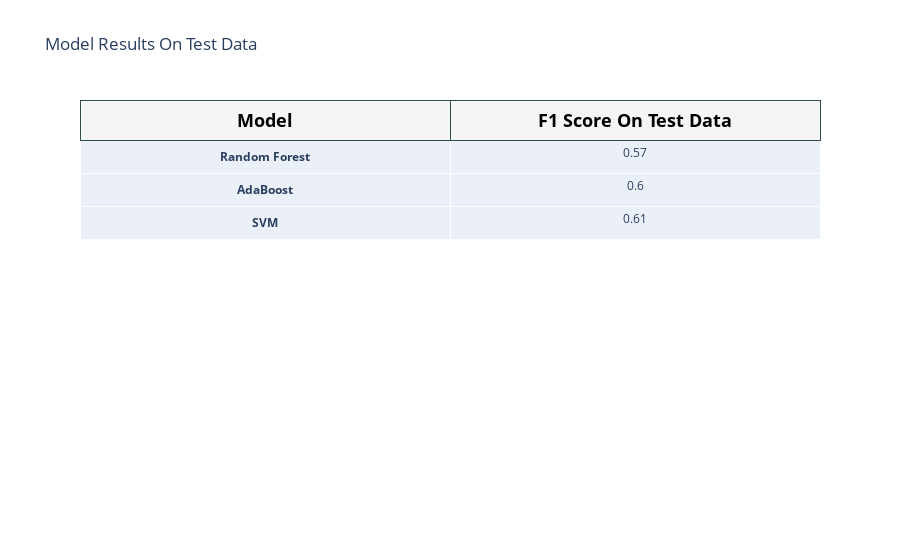

The cell this chart's notebook holds for it:
### Code cell
fig = go.Figure(data=[go.Table(header=dict(values=['<b>Model<b>', '<b>F1 Score On Test Data<b>'],
                                           line_color='darkslategray',
    fill_color='whitesmoke',
    align=['center','center'],
    font=dict(color='black', size=18),
    height=40),
                               
                 cells=dict(values=[['<b>Random Forest<b>', '<b>AdaBoost<b>','<b>SVM<b>'], [np.round(f1(rf_prediction,y_test),2), 
                                                                          np.round(f1(ada_prediction,y_test),2),
                                                                          np.round(f1(svm_prediction,y_test),2)]]))
                     ])

fig.update_layout(title='Model Results On Test Data')
fig.show()

### Figure 1 — Plotly figure (JSON) as saved in the notebook; plotly's stock layout.template omitted (floating-point values rounded to 4 significant figures)
{"data": [{"cells": {"values": [["<b>Random Forest<b>", "<b>AdaBoost<b>", "<b>SVM<b>"], [0.57, 0.6, 0.61]]}, "header": {"align": ["center", "center"], "fill": {"color": "whitesmoke"}, "font": {"color": "black", "size": 18}, "height": 40, "line": {"color": "darkslategray"}, "values": ["<b>Model<b>", "<b>F1 Score On Test Data<b>"]}, "type": "table"}], "layout": {"title": {"text": "Model Results On Test Data"}}}
